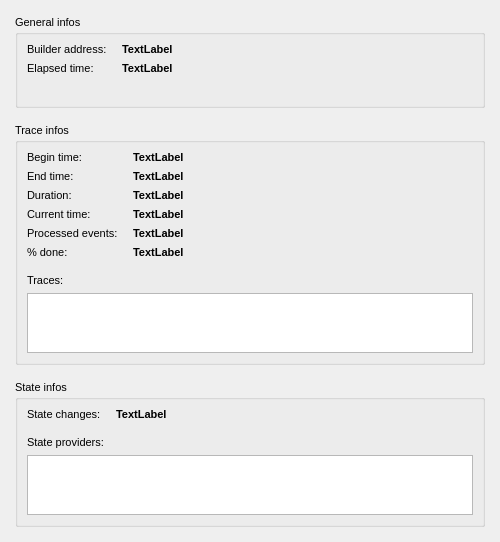
<?xml version="1.0" encoding="UTF-8"?>
<ui version="4.0">
 <class>_main_wnd_progress</class>
 <widget class="QMainWindow" name="_main_wnd_progress">
  <property name="geometry">
   <rect>
    <x>0</x>
    <y>0</y>
    <width>500</width>
    <height>542</height>
   </rect>
  </property>
  <property name="sizePolicy">
   <sizepolicy hsizetype="Minimum" vsizetype="Preferred">
    <horstretch>0</horstretch>
    <verstretch>0</verstretch>
   </sizepolicy>
  </property>
  <property name="minimumSize">
   <size>
    <width>500</width>
    <height>0</height>
   </size>
  </property>
  <property name="font">
   <font>
    <pointsize>8</pointsize>
   </font>
  </property>
  <property name="windowTitle">
   <string>tigerbeetle build progress</string>
  </property>
  <widget class="QWidget" name="_widget_central">
   <layout class="QVBoxLayout" name="verticalLayout">
    <property name="spacing">
     <number>15</number>
    </property>
    <property name="leftMargin">
     <number>15</number>
    </property>
    <property name="topMargin">
     <number>15</number>
    </property>
    <property name="rightMargin">
     <number>15</number>
    </property>
    <property name="bottomMargin">
     <number>15</number>
    </property>
    <item>
     <widget class="QGroupBox" name="_gb_general_infos">
      <property name="title">
       <string>General infos</string>
      </property>
      <layout class="QHBoxLayout" name="horizontalLayout">
       <item>
        <layout class="QFormLayout" name="_fl_general_infos">
         <property name="fieldGrowthPolicy">
          <enum>QFormLayout::AllNonFixedFieldsGrow</enum>
         </property>
         <property name="horizontalSpacing">
          <number>15</number>
         </property>
         <item row="0" column="0">
          <widget class="QLabel" name="_lbl_builder_addr_caption">
           <property name="text">
            <string>Builder address:</string>
           </property>
          </widget>
         </item>
         <item row="0" column="1">
          <widget class="QLabel" name="_lbl_builder_addr">
           <property name="font">
            <font>
             <weight>75</weight>
             <bold>true</bold>
            </font>
           </property>
           <property name="text">
            <string>TextLabel</string>
           </property>
          </widget>
         </item>
         <item row="1" column="0">
          <widget class="QLabel" name="_lbl_elapsed_time_caption">
           <property name="text">
            <string>Elapsed time:</string>
           </property>
          </widget>
         </item>
         <item row="1" column="1">
          <widget class="QLabel" name="_lbl_elapsed_time">
           <property name="font">
            <font>
             <weight>75</weight>
             <bold>true</bold>
            </font>
           </property>
           <property name="text">
            <string>TextLabel</string>
           </property>
          </widget>
         </item>
        </layout>
       </item>
      </layout>
     </widget>
    </item>
    <item>
     <widget class="QGroupBox" name="_gb_trace_infos">
      <property name="title">
       <string>Trace infos</string>
      </property>
      <layout class="QVBoxLayout" name="verticalLayout_3">
       <item>
        <layout class="QFormLayout" name="_fl_trace_infos">
         <property name="horizontalSpacing">
          <number>15</number>
         </property>
         <item row="0" column="0">
          <widget class="QLabel" name="_lbl_begin_time_caption">
           <property name="text">
            <string>Begin time:</string>
           </property>
          </widget>
         </item>
         <item row="0" column="1">
          <widget class="QLabel" name="_lbl_begin_time">
           <property name="font">
            <font>
             <weight>75</weight>
             <bold>true</bold>
            </font>
           </property>
           <property name="text">
            <string>TextLabel</string>
           </property>
          </widget>
         </item>
         <item row="1" column="0">
          <widget class="QLabel" name="_lbl_end_time_caption">
           <property name="text">
            <string>End time:</string>
           </property>
          </widget>
         </item>
         <item row="1" column="1">
          <widget class="QLabel" name="_lbl_end_time">
           <property name="font">
            <font>
             <weight>75</weight>
             <bold>true</bold>
            </font>
           </property>
           <property name="text">
            <string>TextLabel</string>
           </property>
          </widget>
         </item>
         <item row="3" column="0">
          <widget class="QLabel" name="_lbl_cur_time_caption">
           <property name="text">
            <string>Current time:</string>
           </property>
          </widget>
         </item>
         <item row="3" column="1">
          <widget class="QLabel" name="_lbl_cur_time">
           <property name="font">
            <font>
             <weight>75</weight>
             <bold>true</bold>
            </font>
           </property>
           <property name="text">
            <string>TextLabel</string>
           </property>
          </widget>
         </item>
         <item row="4" column="0">
          <widget class="QLabel" name="_lbl_processed_events_caption">
           <property name="text">
            <string>Processed events:</string>
           </property>
          </widget>
         </item>
         <item row="4" column="1">
          <widget class="QLabel" name="_lbl_processed_events">
           <property name="font">
            <font>
             <weight>75</weight>
             <bold>true</bold>
            </font>
           </property>
           <property name="text">
            <string>TextLabel</string>
           </property>
          </widget>
         </item>
         <item row="2" column="0">
          <widget class="QLabel" name="_lbl_duration_caption">
           <property name="text">
            <string>Duration:</string>
           </property>
          </widget>
         </item>
         <item row="2" column="1">
          <widget class="QLabel" name="_lbl_duration">
           <property name="font">
            <font>
             <weight>75</weight>
             <bold>true</bold>
            </font>
           </property>
           <property name="text">
            <string>TextLabel</string>
           </property>
          </widget>
         </item>
         <item row="5" column="0">
          <widget class="QLabel" name="_lbl_percent_caption">
           <property name="text">
            <string>% done:</string>
           </property>
          </widget>
         </item>
         <item row="5" column="1">
          <widget class="QLabel" name="_lbl_percent">
           <property name="font">
            <font>
             <weight>75</weight>
             <bold>true</bold>
            </font>
           </property>
           <property name="text">
            <string>TextLabel</string>
           </property>
          </widget>
         </item>
        </layout>
       </item>
       <item>
        <spacer name="_vspacer_2">
         <property name="orientation">
          <enum>Qt::Vertical</enum>
         </property>
         <property name="sizeType">
          <enum>QSizePolicy::Fixed</enum>
         </property>
         <property name="sizeHint" stdset="0">
          <size>
           <width>0</width>
           <height>9</height>
          </size>
         </property>
        </spacer>
       </item>
       <item>
        <widget class="QLabel" name="_lbl_traces_caption">
         <property name="text">
          <string>Traces:</string>
         </property>
        </widget>
       </item>
       <item>
        <widget class="QPlainTextEdit" name="_txt_traces">
         <property name="sizePolicy">
          <sizepolicy hsizetype="Expanding" vsizetype="Fixed">
           <horstretch>0</horstretch>
           <verstretch>0</verstretch>
          </sizepolicy>
         </property>
         <property name="minimumSize">
          <size>
           <width>0</width>
           <height>60</height>
          </size>
         </property>
         <property name="maximumSize">
          <size>
           <width>16777215</width>
           <height>60</height>
          </size>
         </property>
         <property name="readOnly">
          <bool>true</bool>
         </property>
        </widget>
       </item>
      </layout>
     </widget>
    </item>
    <item>
     <widget class="QGroupBox" name="_gb_state_infos">
      <property name="title">
       <string>State infos</string>
      </property>
      <layout class="QVBoxLayout" name="verticalLayout_4">
       <item>
        <layout class="QFormLayout" name="_fl_state_infos">
         <property name="horizontalSpacing">
          <number>15</number>
         </property>
         <item row="0" column="0">
          <widget class="QLabel" name="_lbl_state_changes_caption">
           <property name="text">
            <string>State changes:</string>
           </property>
          </widget>
         </item>
         <item row="0" column="1">
          <widget class="QLabel" name="_lbl_state_changes">
           <property name="font">
            <font>
             <weight>75</weight>
             <bold>true</bold>
            </font>
           </property>
           <property name="text">
            <string>TextLabel</string>
           </property>
          </widget>
         </item>
        </layout>
       </item>
       <item>
        <spacer name="_vspacer_1">
         <property name="orientation">
          <enum>Qt::Vertical</enum>
         </property>
         <property name="sizeType">
          <enum>QSizePolicy::Fixed</enum>
         </property>
         <property name="sizeHint" stdset="0">
          <size>
           <width>0</width>
           <height>9</height>
          </size>
         </property>
        </spacer>
       </item>
       <item>
        <widget class="QLabel" name="_lbl_state_providers_caption">
         <property name="text">
          <string>State providers:</string>
         </property>
        </widget>
       </item>
       <item>
        <widget class="QPlainTextEdit" name="_txt_state_providers">
         <property name="sizePolicy">
          <sizepolicy hsizetype="Expanding" vsizetype="Fixed">
           <horstretch>0</horstretch>
           <verstretch>0</verstretch>
          </sizepolicy>
         </property>
         <property name="minimumSize">
          <size>
           <width>0</width>
           <height>60</height>
          </size>
         </property>
         <property name="maximumSize">
          <size>
           <width>16777215</width>
           <height>60</height>
          </size>
         </property>
         <property name="readOnly">
          <bool>true</bool>
         </property>
        </widget>
       </item>
      </layout>
     </widget>
    </item>
   </layout>
  </widget>
 </widget>
 <resources/>
 <connections/>
</ui>
